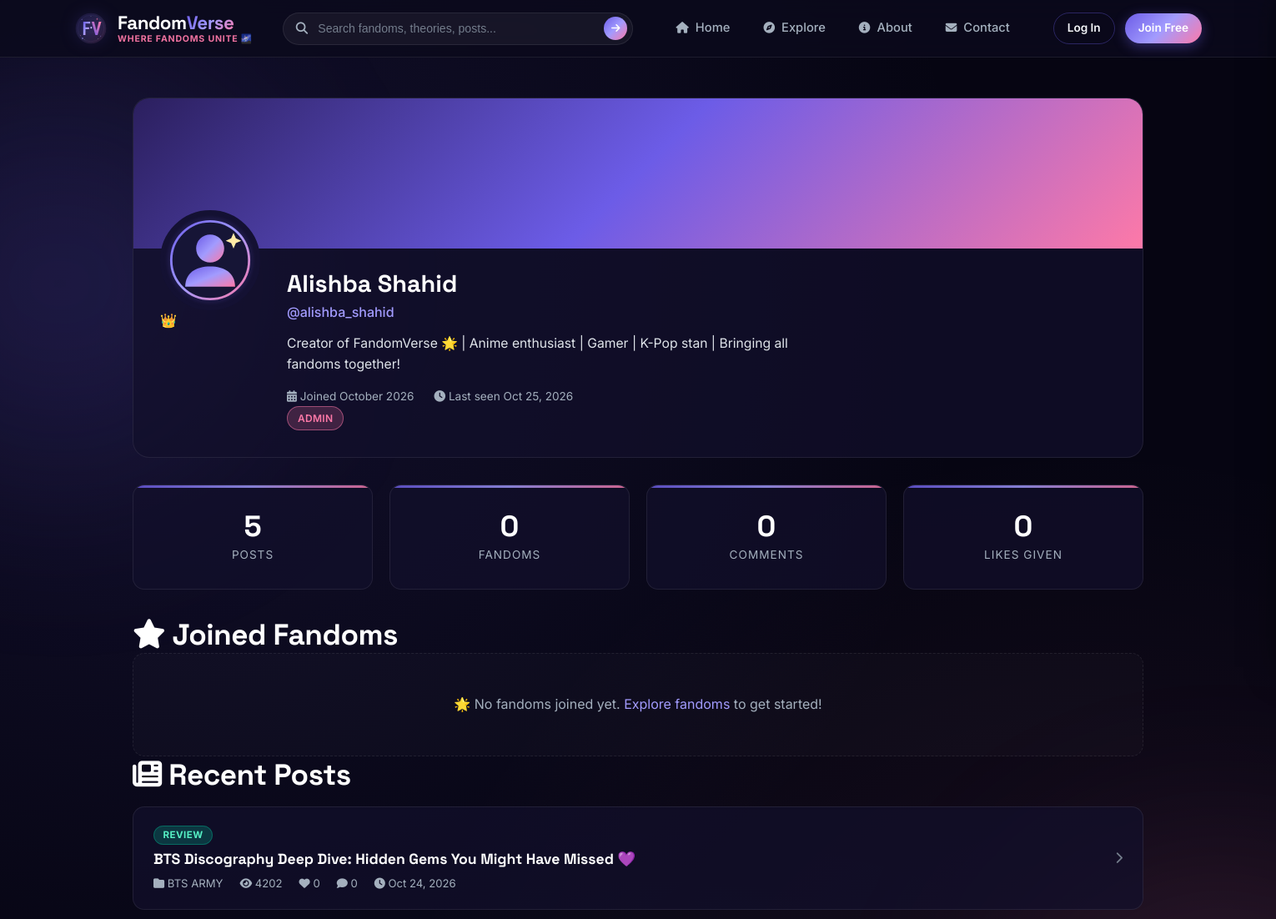
The app's page /profile/alishba_shahid (upper part), older data.
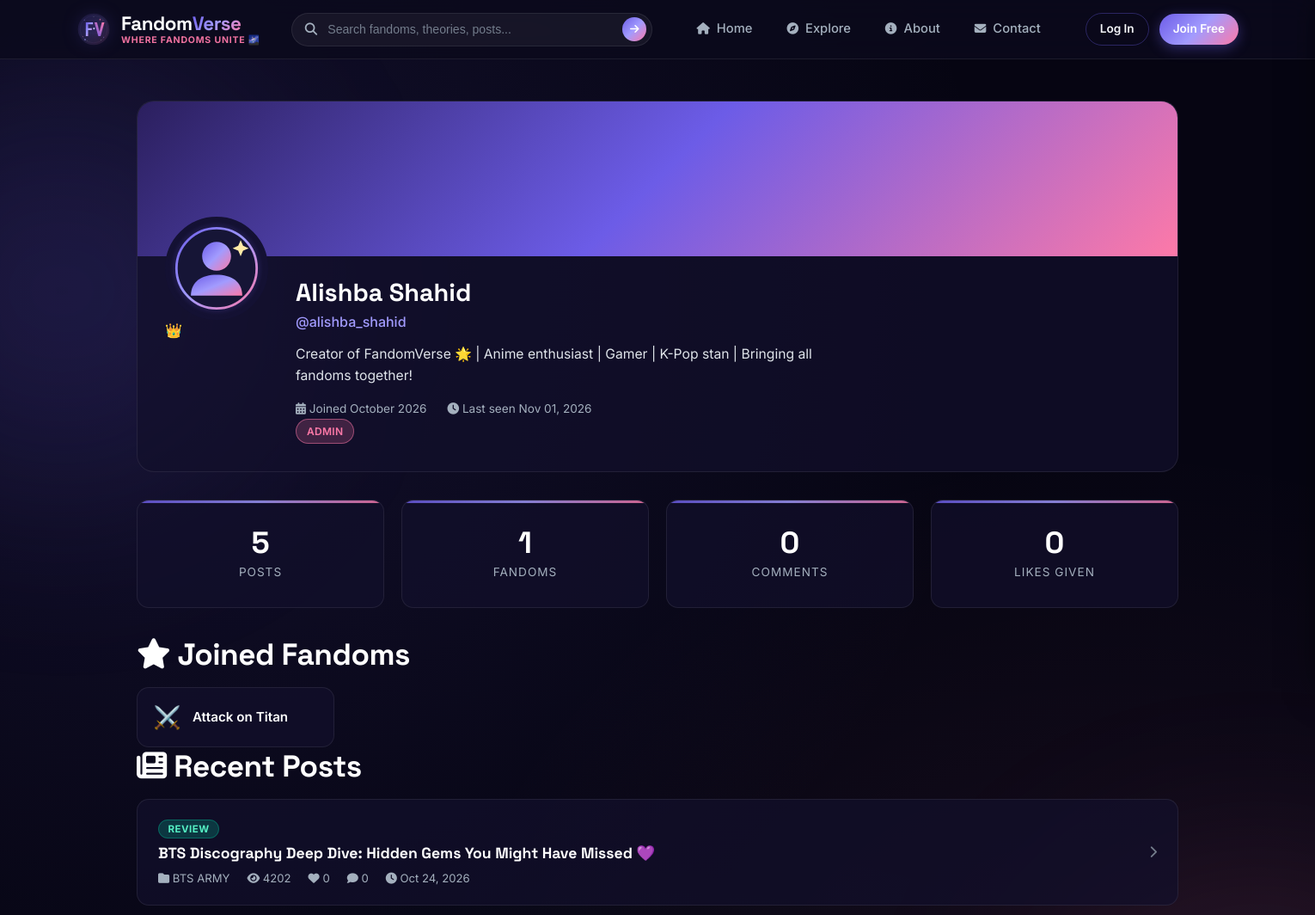
The same page, newer data.
### app.py (models this page shows, shortened)
class User(UserMixin, db.Model):
    id = db.Column(db.Integer, primary_key=True)
    username = db.Column(db.String(80), unique=True, nullable=False, index=True)
    email = db.Column(db.String(120), unique=True, nullable=False, index=True)
    password_hash = db.Column(db.String(256), nullable=False)
    display_name = db.Column(db.String(100))
    bio = db.Column(db.Text, default='')
    avatar_url = db.Column(db.String(300), default='/static/images/default-avatar.svg')
    role = db.Column(db.String(20), default='member')  # member, moderator, admin
    is_active = db.Column(db.Boolean, default=True)
    created_at = db.Column(db.DateTime, default=datetime.utcnow)
    last_seen = db.Column(db.DateTime, default=datetime.utcnow)
    posts = db.relationship('Post', backref='author', lazy='dynamic', cascade='all, delete-orphan')
    comments = db.relationship('Comment', backref='author', lazy='dynamic', cascade='all, delete-orphan')
    likes = db.relationship('Like', backref='user', lazy='dynamic', cascade='all, delete-orphan')
    joined_fandoms = db.relationship('Fandom', secondary=user_fandoms, backref=db.backref('members', lazy='dynamic'))

class Post(db.Model):
    id = db.Column(db.Integer, primary_key=True)
    title = db.Column(db.String(200), nullable=False)
    content = db.Column(db.Text, nullable=False)
    post_type = db.Column(db.String(20), default='discussion')  # discussion, theory, fanart, review, meme, cosplay
    image_url = db.Column(db.String(300))
    views = db.Column(db.Integer, default=0)
    is_pinned = db.Column(db.Boolean, default=False)
    created_at = db.Column(db.DateTime, default=datetime.utcnow)
    updated_at = db.Column(db.DateTime, default=datetime.utcnow, onupdate=datetime.utcnow)
    author_id = db.Column(db.Integer, db.ForeignKey('user.id'), nullable=False)
    fandom_id = db.Column(db.Integer, db.ForeignKey('fandom.id'), nullable=False)
    comments = db.relationship('Comment', backref='post', lazy='dynamic', cascade='all, delete-orphan')
    likes = db.relationship('Like', backref='post', lazy='dynamic', cascade='all, delete-orphan')
    tags = db.relationship('Tag', secondary=post_tags, backref=db.backref('posts', lazy='dynamic'))
    @property
    def like_count(self):
        return self.likes.count()
    @property
    def comment_count(self):
        return self.comments.count()

class Fandom(db.Model):
    id = db.Column(db.Integer, primary_key=True)
    name = db.Column(db.String(100), unique=True, nullable=False, index=True)
    slug = db.Column(db.String(120), unique=True, nullable=False, index=True)
    description = db.Column(db.Text, nullable=False)
    category = db.Column(db.String(50), nullable=False)  # anime, movies, games, tv, books, comics, music, kpop
    cover_image = db.Column(db.String(300), default='/static/images/default-fandom.svg')
    icon_emoji = db.Column(db.String(10), default='⭐')
    member_count = db.Column(db.Integer, default=0)
    is_featured = db.Column(db.Boolean, default=False)
    created_at = db.Column(db.DateTime, default=datetime.utcnow)
    posts = db.relationship('Post', backref='fandom', lazy='dynamic', cascade='all, delete-orphan')

### app.py (the view)
@app.route('/profile/<username>')
def profile(username):
    user = User.query.filter_by(username=username).first_or_404()
    posts = Post.query.filter_by(author_id=user.id).order_by(Post.created_at.desc()).limit(20).all()
    return render_template('profile.html', profile_user=user, posts=posts)

### app.py (called while the page is built)
@app.context_processor
def inject_globals():
    categories = [
        {'name': 'Anime & Manga', 'slug': 'anime', 'icon': '🎌', 'color': '#e84393'},
        {'name': 'Movies & TV', 'slug': 'movies', 'icon': '🎬', 'color': '#6c5ce7'},
        {'name': 'Video Games', 'slug': 'games', 'icon': '🎮', 'color': '#00b894'},
        {'name': 'Books & Lit', 'slug': 'books', 'icon': '📚', 'color': '#fdcb6e'},
        {'name': 'Comics & DC/Marvel', 'slug': 'comics', 'icon': '💥', 'color': '#e17055'},
        {'name': 'K-Pop & Music', 'slug': 'kpop', 'icon': '🎵', 'color': '#a29bfe'},
        {'name': 'Cosplay', 'slug': 'cosplay', 'icon': '🎭', 'color': '#fd79a8'},
        {'name': 'Sci-Fi & Fantasy', 'slug': 'scifi', 'icon': '🚀', 'color': '#0984e3'},
    ]
    return dict(
        categories=categories,
        current_year=datetime.utcnow().year,
        site_name='FandomVerse'
    )

### templates/profile.html (shortened to what the changed rows need)
{% extends "base.html" %}
{% block content %}
<section class="profile-page">
    <div class="container">
        <div class="profile-header animate-on-scroll" data-animation="fadeIn">
            <div class="profile-info">
                <div class="profile-avatar-wrapper">
                    <img src="{{ profile_user.avatar_url }}" alt="{{ profile_user.display_name }}" class="profile-avatar">
                    {% if profile_user.role == 'admin' %}
                    <span class="role-badge admin-badge" title="Admin">👑</span>
                    {% elif profile_user.role == 'moderator' %}
                    <span class="role-badge mod-badge" title="Moderator">🛡️</span>
                    {% endif %}
                </div>
                <div class="profile-details">
                    <h1 class="profile-display-name">{{ profile_user.display_name or profile_user.username }}</h1>
                    <p class="profile-username">@{{ profile_user.username }}</p>
                    {% if profile_user.bio %}
                    <p class="profile-bio">{{ profile_user.bio }}</p>
                    {% endif %}
                    <div class="profile-meta">
                        <span class="meta-item"><i class="fas fa-calendar-alt"></i> Joined {{ profile_user.created_at.strftime('%B %Y') }}</span>
                        <span class="meta-item"><i class="fas fa-clock"></i> Last seen {{ profile_user.last_seen.strftime('%b %d, %Y') if profile_user.last_seen else 'N/A' }}</span>
                    </div>
                    {% if profile_user.role %}
                    <span class="badge badge-{{ profile_user.role }}">{{ profile_user.role | capitalize }}</span>
                    {% endif %}
                </div>
            </div>
        </div>
        <div class="profile-stats animate-on-scroll" data-animation="slideUp">
            <div class="stat-card">
                <span class="stat-number" data-count="{{ profile_user.joined_fandoms | length }}">{{ profile_user.joined_fandoms | length }}</span>
                <span class="stat-label">Fandoms</span>
            </div>
        </div>
        <div class="profile-content">
            <div class="profile-section animate-on-scroll" data-animation="slideUp">
                <h2 class="section-title"><i class="fas fa-star"></i> Joined Fandoms</h2>
                {% if profile_user.joined_fandoms %}
                <div class="fandom-badges-grid">
                    {% for fandom in profile_user.joined_fandoms %}
                    <a href="{{ url_for('fandom_detail', slug=fandom.slug) }}" class="fandom-badge-card">
                        <span class="fandom-badge-emoji">{{ fandom.icon_emoji }}</span>
                        <span class="fandom-badge-name">{{ fandom.name }}</span>
                    </a>
                    {% endfor %}
                </div>
                {% else %}
                <div class="empty-state">
                    <p>🌟 No fandoms joined yet. <a href="{{ url_for('explore') }}">Explore fandoms</a> to get started!</p>
                </div>
                {% endif %}
            </div>
            <div class="profile-section animate-on-scroll" data-animation="slideUp">
                <h2 class="section-title"><i class="fas fa-newspaper"></i> Recent Posts</h2>
                {% if posts %}
                <div class="posts-list">
                    {% for post in posts %}
                    <a href="{{ url_for('post_detail', post_id=post.id) }}" class="post-list-item">
                        <div class="post-list-info">
                            <span class="post-type-badge badge-{{ post.post_type }}">{{ post.post_type | capitalize }}</span>
                            <h3 class="post-list-title">{{ post.title }}</h3>
                            <div class="post-list-meta">
                                <span><i class="fas fa-folder"></i> {{ post.fandom.name }}</span>
                                <span><i class="fas fa-eye"></i> {{ post.views }}</span>
                                <span><i class="fas fa-heart"></i> {{ post.like_count }}</span>
                                <span><i class="fas fa-comment"></i> {{ post.comment_count }}</span>
                                <span><i class="fas fa-clock"></i> {{ post.created_at.strftime('%b %d, %Y') }}</span>
                            </div>
                        </div>
                        <i class="fas fa-chevron-right post-list-arrow"></i>
                    </a>
                    {% endfor %}
                </div>
                {% else %}
                <div class="empty-state">
                    <p>📝 No posts yet. {% if current_user.is_authenticated and current_user.id == profile_user.id %}<a href="{{ url_for('create_post') }}">Create your first post!</a>{% endif %}</p>
                </div>
                {% endif %}
            </div>
        </div>
    </div>
</section>
{% endblock %}

Row changes from the older to the newer data that the page shows:
changed User "Alishba Shahid": last_seen "Oct 25, 2026" → "Nov 01, 2026"
now on this page (row edited): Fandom: icon_emoji "⚔️", name "Attack on Titan"
Text that changed along with them:
{{ profile_user.joined_fandoms | length }}: "0" → "1"
text no longer shown: "🌟 No fandoms joined yet. Explore fandoms to get started!"
